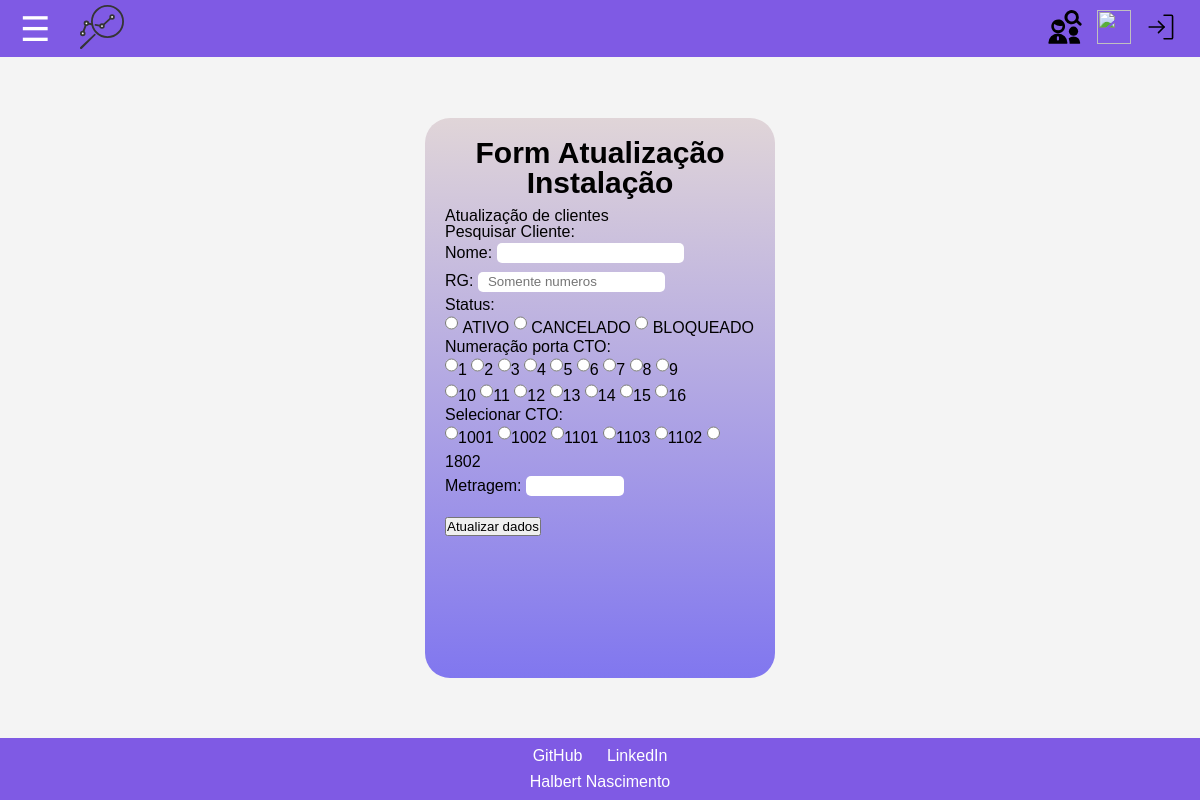
Page /ctomanager/atualizarendereco/ on the earlier database version.
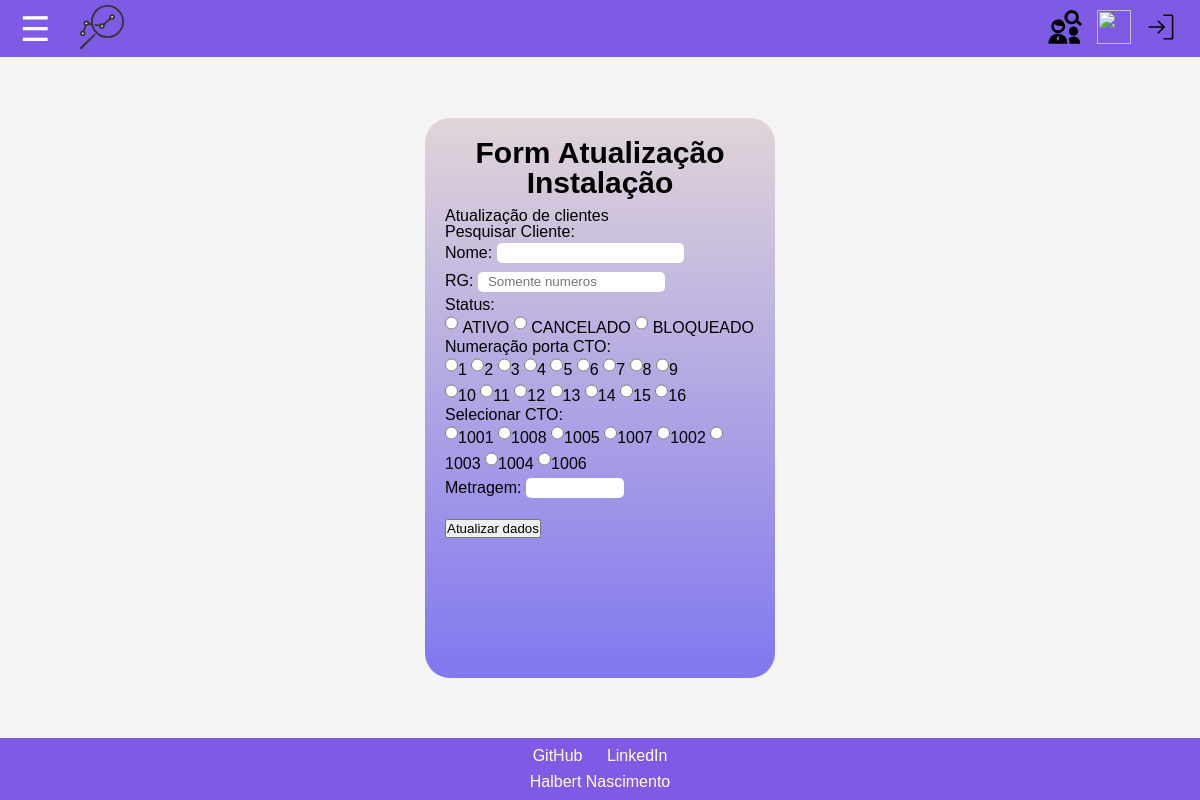
Same page on the later database version.
### CTO_manager/models.py (models this page shows, shortened)
class CtoSecundaria(models.Model):
  numeracao = models.IntegerField() # Numero de identificacao da CTO secundaria
  descricao = models.TextField(blank=True, null=True, verbose_name='Descricao detalhada') # Informacoes detalhadas e observacoes sobre a CTO
  sinal_entrada = models.FloatField() # Referencia para o sinal que esta chegando na caixa (futura implementacao para verificar atenuacoes na rota)
  splitter = models.ForeignKey(Splitter, on_delete=models.CASCADE) # Pre-requisito: cadastro do splitter; o tamanho do splitter define quantos cliente a caixa pode ter
  derivacao_ctoPrimaria = models.ForeignKey(CtoPrimaria, on_delete=models.CASCADE) # Pre-requisito: cadastro da cto primaria. buscar caixar com identificador da ctop
  metragem = models.IntegerField(default=0) # tamanho do cabo que foi utilizado para instalacao
  clientes = models.ManyToManyField(Cliente, blank=True) # Este e o tipo de campo que define uma relacao de muitos-para-muitos com o modelo Cliente.

### CTO_manager/views.py (the view, shortened to what this page needs)
# urls.py: path('atualizarendereco/', views.mudanca_endereco, name='atualizarendereco'),
def mudanca_endereco(request):
  template = loader.get_template('CTO_manager/mudanca_endereco.html')
  ctos = CtoSecundaria.objects.all()
  context = {
    'titulo' : 'Mudança endereço', # titulo da pagina
    'ctos':ctos,
    'range': [1,2,3,4,5,6,7,8,9,10,11,12,13,14,15,16],
  }
  pk = request.GET.get('pk')
  return HttpResponse(template.render(context, request))

### CTO_manager/templates/CTO_manager/mudanca_endereco.html (shortened to what this page needs)
{% extends 'baseNew.html' %}
{% block content %}
<section class="main">
<h1 class="titulo">Form Atualização Instalação</h1>
<p>Atualização de clientes</p>
<form class="formulario" action="/ctomanager/atualizarendereco/" method="post">
  <fieldset>
    <legend>Pesquisar Cliente:</legend>
    <p>
      <label for="nome">Nome:</label>
      <input type="text" name="nome" id="nome" value="{{nome}}" required>
    </p>
    <p>
      <label for="rg">RG:</label>
      <input type="number" name="rg", id="rg"  value="{{rg}}" placeholder="Somente numeros">
    </p>
    <p>
      Status:<br>
      <input type="radio" name="status" value="ATIVO" id="ativo" {% if status == 'ATIVO' %}checked{% endif %}>
      <Label for="ativo">ATIVO</Label>
      <input type="radio" name="status" value="CANCELADO" id="cancelado" {% if status == 'CANCELADO' %}checked{% endif %}>
      <label for="cancelado">CANCELADO</label>
      <input type="radio" name="status" value="BLOQUEADO" id="bloqueado" {% if status == 'BLOQUEADO' %}checked{% endif %}>
      <label for="bloqueado">BLOQUEADO</label>
    </p>
    <p>
       <span>Numeração porta CTO:</span><br>
      {% for numero in range %}
      <input type="radio" name="porta" id="pt" value="{{numero}}" {% if porta == numero %}checked{% endif %}><label for="porta" >{{numero}}</label>
      {% if numero == 9 %}
        <br>
      {%endif%}
      {% endfor %}
    </p>
    <p>
      <span>Selecionar CTO:</span><br>
      {% for cto in ctos %}
        <input type="radio" name="numeracao_cto" value="{{cto.numeracao}}" id="{{cto.numeracao}}" required
        ><label for="{{cto.numeracao}}">{{cto.numeracao}}</label>
      {% endfor %}
    </p>
    <p>
      <label for="metragem">Metragem:</label>
      <input type="number" step="0.01" name="metragem" id="metragem" min="0" max="1000" value="{{ metragem }}">
    </p>
    <br><button type="submit">Atualizar dados</button>
  </fieldset>
</form>
</section>
{% endblock %}

### app_home/templates/baseNew.html (shortened to what this page needs)
{% load static %}
<!DOCTYPE html>
<html lang="pt-br">
<head>
    <link rel="stylesheet" href="{% static 'css/reset.css' %}">
    <link rel="stylesheet" href="{% static 'css/style_menu_new.css' %}">
    <link rel="stylesheet" href="{% static 'css/formulario.css' %}">
    <link rel="stylesheet" href="{% static 'css/geral.css' %}">
</head>
<body>
    <header>
        <div class="menu-logo">
            <div class="menu-toggle" id="menuToggle">&#9776;</div>
            <div class="logo">
              <a href="{% url 'home' %}">
                  <img class="logo-svg" src="{% static 'icons/connection_engine_internet_icon.svg'%}" alt="">
                </a>
            </div>
        </div>
        <div class="icons">
          <a href="{% url 'pesquisa' %}"> <img class="icon-svg" src="{% static 'icons/search-clients.svg'%}"></a>
          <a href="{% url 'teste' %}"> <img class="icon-svg" src="{% static 'icons/notification-danger.svg'%}"></a>
          <a href="/admin"> <img class="icon-svg" src="{% static 'icons/sign_in_light_icon.svg'%}"></a>
        </div>
    </header>
    <main class="homeApp">
          {% block content %}
          {% endblock %}
    </main>
    <footer>
        <div class="footer-icons">
          <a href="https://github.com/Halbert-Nascimento" target="_blank">GitHub</a>
            <a href="https://www.linkedin.com/in/halbert-nascimento-1a989a174" target="_blank">LinkedIn</a>
        </div>
        <p>Halbert Nascimento</p>
    </footer>
</body>
</html>

### static/css/style_menu_new.css (style rules this page uses)
body { margin: 0; font-family: Arial, sans-serif; background-color: #f0f0f0; display: flex; flex-direction: column; min-height: 100dvh; }
header { display: flex; align-items: center; justify-content: space-between; background-color: #7f5ae4; color: white; padding: 5px 20px; }
.menu-logo { display: flex; align-items: center; }
.logo { margin-left: 30px; }
.logo a img { width: 44px; height: 44px; }
.menu-toggle { font-size: 34px; cursor: pointer; }
.icons { display: flex; }
.icons a img { width: 34px; height: 34px; margin-left: 15px; }
.homeApp { flex: 1; display: flex; justify-content: center; align-items: center; padding: 20px; background-color: #f4f4f4; }
footer { background-color: #7f5ae4; color: white; text-align: center; padding: 10px 0; width: 100%; position: relative; bottom: 0; clear: both; }
.footer-icons { margin-bottom: 10px; }
.footer-icons a { color: white; text-decoration: none; margin: 0 10px; }

### static/css/formulario.css (style rules this page uses)
.main { margin: 0 auto; min-height: 70dvh; max-width: 350px; border-radius: 25px; padding: 10px 20px; background: linear-gradient(to top, #3b2bec9f, #d4c2c79f); }
.titulo { font-size: 30px; font-weight: bold; text-align: center; padding: 10px 0; }
.formulario p input { display: inline-block; height: 20px; padding-left: 10px; margin-bottom: 5px; border-radius: 5px; border: none; }
.formulario label { padding: 5px 0 3px 0; display: inline-block; }

Differences in the rows shown:
removed CtoSecundaria: numeracao "☐ 1101", numeracao "1101"
removed CtoSecundaria: numeracao "☐ 1103", numeracao "1103"
removed CtoSecundaria: numeracao "☐ 1102", numeracao "1102"
removed CtoSecundaria: numeracao "☐ 1802", numeracao "1802"
added CtoSecundaria: numeracao "☐ 1008", numeracao "1008"
added CtoSecundaria: numeracao "☐ 1005", numeracao "1005"
added CtoSecundaria: numeracao "☐ 1007", numeracao "1007"
added CtoSecundaria: numeracao "☐ 1003", numeracao "1003"
added CtoSecundaria: numeracao "☐ 1004", numeracao "1004"
added CtoSecundaria: numeracao "☐ 1006", numeracao "1006"
